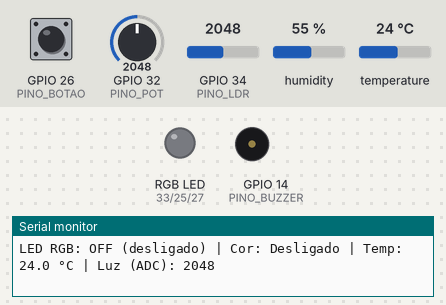
Bench run of a sketch on a simulated ESP32. Parts: an RGB LED mixed from three pins (HIGH = lit), buzzer (waves = sounding), the last lines printed to the serial monitor. The inputs (shaded band) are chosen by the test bench; at power-on: temperature 24 °C, GPIO 34 (PINO_LDR) = 2048, GPIO 32 (PINO_POT) = 2048, GPIO 26 (PINO_BOTAO) HIGH, humidity 55 %. WiFi joins after 1.5 s; servers stay silent unless stated; uploads are accepted with an empty reply.

Above: at 4.7 s.
4.8 s: temperature set to 25.4 °C
At 6.8 s:
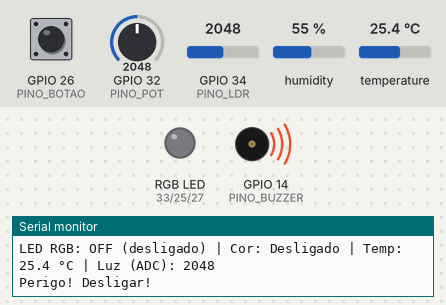
7.6 s: temperature set to 12 °C
At 9.7 s:
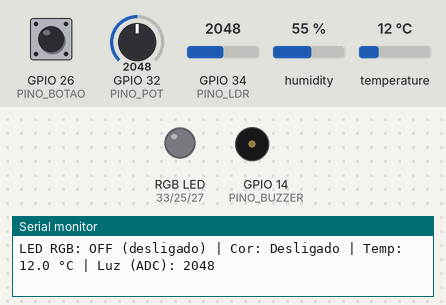
10.0 s: GPIO 34 (PINO_LDR) set to 1669
11.5 s: GPIO 34 (PINO_LDR) set to 1557
At 12.9 s:
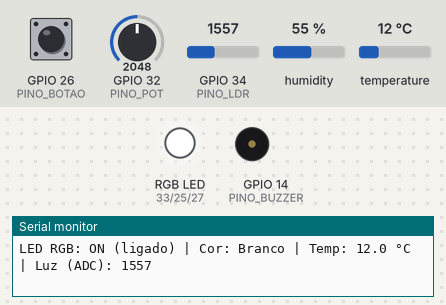
13.2 s: GPIO 32 (PINO_POT) set to 1496
At 13.8 s:
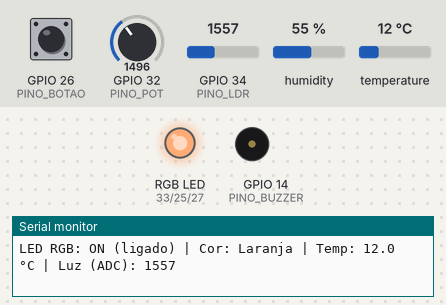
14.8 s: GPIO 32 (PINO_POT) set to 210
At 16.2 s:
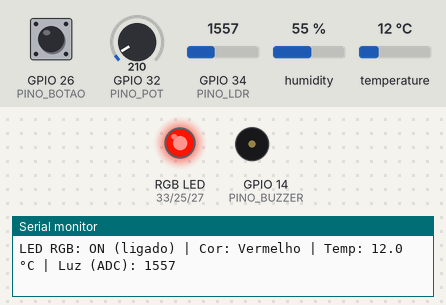
Timing chart, 0 to 17.3 s (numbered marks = the images above; inputs shaded):
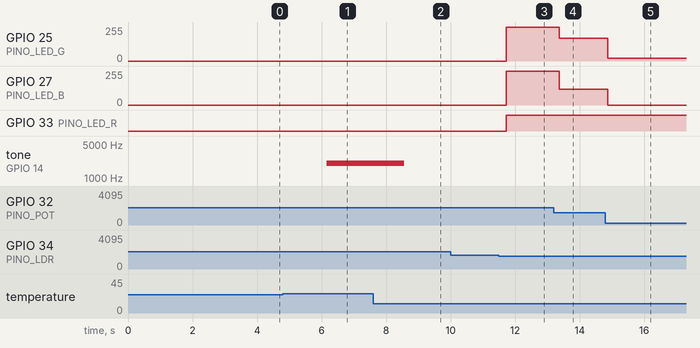

The sketch:

Lampada_Inteligente.ino
```cpp
#include <WiFi.h>
#include <HTTPClient.h>
#include <DHT.h>

// ==========================================================
// CONFIGURAÇÕES DE REDE E SERVIDOR LOCAL
// ==========================================================
const char* SSID     = ""; // Mudar pelo nome da rede wifi
const char* PASSWORD = ""; // Mudar pela senha da rede wifi

// IPv4 do PC que executa o api_banco.py
const String SERVER_BASE = ""; // Mudar pelo endereço do banco

// ==========================================================
// PINOS DO HARDWARE (ESP32-WROOM-32D)
// ==========================================================
const int PINO_TEMP   = 4;  // Módulo DHT22 -> pino 'out' no D4 ('+' no VIN/3V3, '-' no GND)
const int PINO_LDR    = 34; // Fotorresistor / sensor de luz (ADC1: 0 a 4095)
const int PINO_POT    = 32; // Potenciômetro / cor da lâmpada (ADC1: 0 a 4095)
const int PINO_BOTAO  = 26; // Botão físico (interrupção externa)
const int PINO_BUZZER = 14; // Buzzer de alerta (Saída)
const int PINO_LED_R  = 33; // LED RGB - Vermelho (PWM)
const int PINO_LED_G  = 25; // LED RGB - Verde (PWM)
const int PINO_LED_B  = 27; // LED RGB - Azul (PWM)

#define DHTTYPE DHT22
DHT dht(PINO_TEMP, DHTTYPE);

// ==========================================================
// PARÂMETROS DE CALIBRAÇÃO
// ==========================================================
const bool LED_ANODO_COMUM   = false; // 'false' = Cátodo Comum (pino comum no GND)
const int LIMITE_LUZ_ESCURO  = 1600;  // Abaixo de 1600 (escala 0-4095) considera escuro
const float TEMP_MIN_SEGURA  = 0.0;   // Abaixo de 0 °C -> Perigo!
const float TEMP_MAX_SEGURA  = 25.0;  // Acima de 25 °C -> Perigo!

// ==========================================================
// VARIÁVEIS DE ESTADO E INTERRUPÇÃO
// ==========================================================
volatile bool sistemaLigado = true;
volatile unsigned long ultimaInterrupcaoBotao = 0;

bool temperaturaAtiva = true;
bool detectorAtivo    = true;
bool buzzerAtivo      = true;

float temperaturaAtual = 22.0;
bool dhtLeituraOk      = false;

// Controle de cor temporária (1 segundo) via comando online
String corTemporaria = "";
unsigned long fimCorTemporaria = 0;

// Controle de tempo não-bloqueante
unsigned long ultimoCicloLocal = 0;
unsigned long ultimaLeituraDHT = 0;
unsigned long ultimoCicloRede  = 0;

const unsigned long INTERVALO_LOCAL = 250;  // Resposta rápida (potenciômetro/LED/Serial)
const unsigned long INTERVALO_DHT   = 2500; // Intervalo seguro para o DHT22 (2,5s)
const unsigned long INTERVALO_REDE  = 3000; // Envio HTTP para o SQLite a cada 3s

// ==========================================================
// INTERRUPÇÃO EXTERNA DO BOTÃO (LIGA/DESLIGA LED E BUZZER)
// ==========================================================
void IRAM_ATTR isrBotao() {
  unsigned long agora = millis();
  if (agora - ultimaInterrupcaoBotao > 250) {
    sistemaLigado = !sistemaLigado;
    ultimaInterrupcaoBotao = agora;
  }
}

// ==========================================================
// CONTROLE PWM DO LED RGB E ESPECTRO DO POTENCIÔMETRO
// ==========================================================
void escreverRGB(int r, int g, int b) {
  r = constrain(r, 0, 255);
  g = constrain(g, 0, 255);
  b = constrain(b, 0, 255);

  if (LED_ANODO_COMUM) {
    r = 255 - r;
    g = 255 - g;
    b = 255 - b;
  }

  analogWrite(PINO_LED_R, r);
  analogWrite(PINO_LED_G, g);
  analogWrite(PINO_LED_B, b);
}

// Espectro: Vermelho -> Laranja -> Branco -> Azul Turquesa -> Azul
String calcularCorPotenciometro(int leituraPot, int &r, int &g, int &b) {
  if (leituraPot < 1024) {
    r = 255;
    g = map(leituraPot, 0, 1023, 0, 100);
    b = 0;
    return (leituraPot < 512) ? "Vermelho" : "Laranja";
  }
  else if (leituraPot < 2048) {
    r = 255;
    g = map(leituraPot, 1024, 2047, 100, 255);
    b = map(leituraPot, 1024, 2047, 0, 255);
    return (leituraPot < 1536) ? "Laranja" : "Branco";
  }
  else if (leituraPot < 3072) {
    r = map(leituraPot, 2048, 3071, 255, 0);
    g = 255;
    b = map(leituraPot, 2048, 3071, 255, 220);
    return (leituraPot < 2560) ? "Branco" : "Azul Turquesa";
  }
  else {
    r = 0;
    g = map(leituraPot, 3072, 4095, 255, 0);
    b = map(leituraPot, 3072, 4095, 220, 255);
    return (leituraPot < 3584) ? "Azul Turquesa" : "Azul";
  }
}

// ==========================================================
// COMUNICAÇÃO HTTP COM A API LOCAL (SQLITE / CLOUD)
// ==========================================================
String extrairCampoJson(String json, String chave) {
  String busca = "\"" + chave + "\":\"";
  int inicio = json.indexOf(busca);
  if (inicio == -1) return "";
  inicio += busca.length();
  int fim = json.indexOf("\"", inicio);
  if (fim == -1) return "";
  return json.substring(inicio, fim);
}

void processarComando(String cmd) {
  cmd.trim();
  if (cmd == "") return;

  Serial.println("[PAINEL ONLINE] Comando recebido: " + cmd);

  if (cmd.equalsIgnoreCase("Ligar")) {
    sistemaLigado = true;
  }
  else if (cmd.equalsIgnoreCase("Desligar")) {
    sistemaLigado = false;
    corTemporaria = "";
  }
  else if (cmd.equalsIgnoreCase("Vermelho") ||
           cmd.equalsIgnoreCase("Amarelo")  ||
           cmd.equalsIgnoreCase("Azul")) {
    corTemporaria = cmd;
    corTemporaria[0] = toupper(corTemporaria[0]);
    fimCorTemporaria = millis() + 1000;
  }
  else if (cmd.equalsIgnoreCase("Desativar Temperatura")) {
    temperaturaAtiva = false;
  }
  else if (cmd.equalsIgnoreCase("Ativar Temperatura")) {
    temperaturaAtiva = true;
  }
  else if (cmd.equalsIgnoreCase("Desativar Detector")) {
    detectorAtivo = false;
  }
  else if (cmd.equalsIgnoreCase("Ativar Detector")) {
    detectorAtivo = true;
  }
  else if (cmd.equalsIgnoreCase("Desativar Buzzer")) {
    buzzerAtivo = false;
  }
  else if (cmd.equalsIgnoreCase("Ativar Buzzer")) {
    buzzerAtivo = true;
  }
}

void verificarComandosAPI() {
  if (WiFi.status() != WL_CONNECTED) return;

  HTTPClient http;
  http.begin(SERVER_BASE + "/api/comando");
  int httpCode = http.GET();

  if (httpCode == 200) {
    String payload = http.getString();
    String cmd = extrairCampoJson(payload, "comando");
    processarComando(cmd);
  }
  http.end();
}

void enviarTelemetriaAPI(float temp, int lum, String cor, bool botao) {
  if (WiFi.status() != WL_CONNECTED) return;

  HTTPClient http;
  http.begin(SERVER_BASE + "/api/telemetria");
  http.addHeader("Content-Type", "application/json");

  String json = "{";
  json += "\"temperatura\":" + String(temp, 1) + ",";
  json += "\"luminosidade\":" + String(lum) + ",";
  json += "\"cor_led\":\"" + cor + "\",";
  json += "\"botao\":" + String(botao ? "true" : "false");
  json += "}";

  int httpCode = http.POST(json);
  if (httpCode <= 0) {
    Serial.println("[ERRO POST API] Código: " + String(httpCode));
  }
  http.end();
}

// ==========================================================
// SETUP E LOOP PRINCIPAL
// ==========================================================
void setup() {
  Serial.begin(115200);

  dht.begin();

  pinMode(PINO_BOTAO, INPUT_PULLUP);
  pinMode(PINO_BUZZER, OUTPUT);
  pinMode(PINO_LED_R, OUTPUT);
  pinMode(PINO_LED_G, OUTPUT);
  pinMode(PINO_LED_B, OUTPUT);

  digitalWrite(PINO_BUZZER, LOW);
  escreverRGB(0, 0, 0);

  attachInterrupt(digitalPinToInterrupt(PINO_BOTAO), isrBotao, FALLING);

  WiFi.begin(SSID, PASSWORD);
  Serial.print("Conectando ao Wi-Fi");
  while (WiFi.status() != WL_CONNECTED) {
    delay(500);
    Serial.print(".");
  }
  Serial.println("\nWi-Fi conectado! IP ESP32: " + WiFi.localIP().toString());
  delay(2000);
}

void loop() {
  unsigned long agora = millis();

  // 1. LEITURA DO MÓDULO DHT22 A CADA 2,5 SEGUNDOS
  if (agora - ultimaLeituraDHT >= INTERVALO_DHT) {
    ultimaLeituraDHT = agora;
    float leitura = dht.readTemperature();

    if (!isnan(leitura)) {
      temperaturaAtual = leitura;
      dhtLeituraOk = true;
    } else {
      dhtLeituraOk = false;
      Serial.println("[AVISO DHT22] Falha na leitura (verifique '+' no VIN/3V3, '-' no GND e 'out' no D4).");
    }
  }

  // 2. CICLO LOCAL RÁPIDO (250 ms)
  if (agora - ultimoCicloLocal >= INTERVALO_LOCAL) {
    ultimoCicloLocal = agora;

    // Leitura bruta do Fotorresistor (0 a 4095)
    int luminosidade = analogRead(PINO_LDR);

    // Leitura do Potenciômetro
    int rawPot = analogRead(PINO_POT);
    int r = 0, g = 0, b = 0;
    String nomeCorPot = calcularCorPotenciometro(rawPot, r, g, b);

    // Avaliação das condições
    bool tempPerigosa = temperaturaAtiva && (temperaturaAtual < TEMP_MIN_SEGURA || temperaturaAtual > TEMP_MAX_SEGURA);
    bool ambienteEscuro = (!detectorAtivo) || (luminosidade < LIMITE_LUZ_ESCURO);
    bool emTesteCor1s = (corTemporaria != "" && agora < fimCorTemporaria);

    // Controle do Buzzer
    if (sistemaLigado && buzzerAtivo && tempPerigosa) {
      tone(PINO_BUZZER, 2000);
    } else {
      noTone(PINO_BUZZER);
      digitalWrite(PINO_BUZZER, LOW);
    }

    // Controle do LED RGB
    bool ledLigado = false;
    String corExibida = "Desligado";

    if (!sistemaLigado || tempPerigosa) {
      ledLigado = false;
      corExibida = "Desligado";
      escreverRGB(0, 0, 0);
    }
    else if (emTesteCor1s) {
      ledLigado = true;
      corExibida = corTemporaria;
      if (corTemporaria == "Vermelho") escreverRGB(255, 0, 0);
      else if (corTemporaria == "Amarelo") escreverRGB(255, 180, 0);
      else if (corTemporaria == "Azul") escreverRGB(0, 0, 255);
    }
    else if (ambienteEscuro) {
      ledLigado = true;
      corExibida = nomeCorPot;
      escreverRGB(r, g, b);
    }
    else {
      ledLigado = false;
      corExibida = "Desligado";
      escreverRGB(0, 0, 0);
    }

    // Monitor Serial
    Serial.print("LED RGB: ");
    Serial.print(ledLigado ? "ON (ligado)" : "OFF (desligado)");
    Serial.print(" | Cor: ");
    Serial.print(corExibida);
    Serial.print(" | Temp: ");
    Serial.print(temperaturaAtual, 1);
    Serial.print(dhtLeituraOk ? " °C" : " °C (aguardando DHT)");
    Serial.print(" | Luz (ADC): ");
    Serial.println(luminosidade);

    if (tempPerigosa) {
      Serial.println("Perigo! Desligar!");
    }

    // 3. CICLO DE REDE (A cada 3s)
    if (agora - ultimoCicloRede >= INTERVALO_REDE) {
      ultimoCicloRede = agora;
      verificarComandosAPI();
      enviarTelemetriaAPI(temperaturaAtual, luminosidade, corExibida, sistemaLigado);
    }
  }
}
```

Measured:
- the behaviour switches between 25 and 25.1 °C on temperature (found by bisection; images 0 and 1)
- the behaviour switches between 1600 and 1599 on GPIO 34 (PINO_LDR) (found by bisection; images 2 and 3)
- after the input at 4.8 s, tone on GPIO 14 (PINO_BUZZER): silent → 2000 Hz after 1.4 s
- after the input at 7.6 s, tone on GPIO 14 (PINO_BUZZER): 2000 Hz → silent after 0.97 s
- after the input at 11.5 s, GPIO 25 (PINO_LED_G), GPIO 27 (PINO_LED_B): 0/255 → 255/255 after 0.22 s; GPIO 33 (PINO_LED_R): LOW → HIGH after 0.22 s
- after the input at 13.2 s, GPIO 25 (PINO_LED_G): 255/255 → 171/255 after 0.17 s; GPIO 27 (PINO_LED_B): 255/255 → 117/255 after 0.17 s
- after the input at 14.8 s, GPIO 25 (PINO_LED_G): 171/255 → 20/255 after 0.07 s; GPIO 27 (PINO_LED_B): 117/255 → 0/255 after 0.07 s
